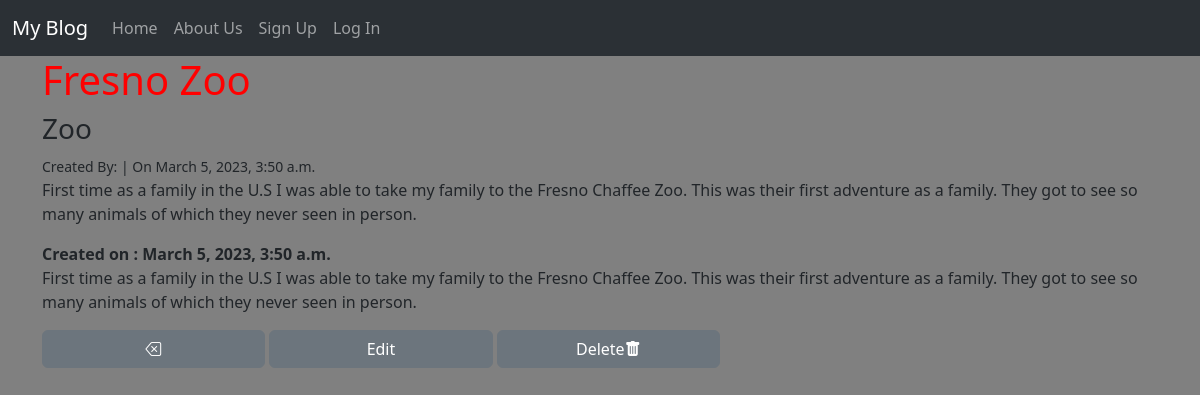
Page /posts/2/ on the committed database.
### posts/models.py (models this page shows, shortened)
class Post(models.Model):
    title = models.CharField(max_length=128)
    subtitle = models.CharField(max_length=128)
    author = models.ForeignKey(
        'auth.User',
        on_delete=models.CASCADE
    )
    body = models.TextField()
    created_on = models.DateTimeField(auto_now_add=True)
    active = models.BooleanField(default=True)

### posts/views.py (the view)
# urls.py: path("<int:pk>/", PostDetailView.as_view(), name="detail"),
class PostDetailView(DetailView):
    template_name = "posts/detail.html"
    model = Post

### templates/posts/detail.html (shortened to what this page needs)
{% extends 'base.html' %}
{% load static %}
{% block content %}
<h1>{{ post.title }}</h1>
<h3>{{ post.subtitle }}</h3>
<small>Created By: {{ post.autor }} | On {{ post.created_on }}</small>
<p>{{ post.body }}</p>
<div class="detail-class">
    <strong class="strong-detail">Created on : {{ post.created_on }}</strong>
    <p class="detail-p">{{ post.body}}</p>
    <div class="buttonsdetail">
        <a href="{% url 'list' %}" ><button id="btn-detail" class="btn btn-secondary"><i class="bi bi-backspace"></i></button></a>
        <a href="{% url 'edit' post.id %}"><button id="btn-edit" class="btn btn-secondary">Edit</button></a>
        <a href="{% url 'delete' post.id %}
        " ><button id="btn-delete" class="btn btn-secondary">Delete<i class="bi bi-trash-fill"></i></button></a>
    </div>
</div>
{% endblock content %}

### static/css/base.css (style rules this page uses)
h1 { color: red; }
.btn { width: 20%; }
body { background-color: gray; }

### rows in the picture
Post: title "Fresno Zoo", subtitle "Zoo", created_on "March 5, 2023, 3:50 a.m.", body "First time as a family in the U.S I was able to take my family to the Fresno Chaffee Zoo. This was their first adventure as a family. They got to see so many animals of which they never seen in person."
